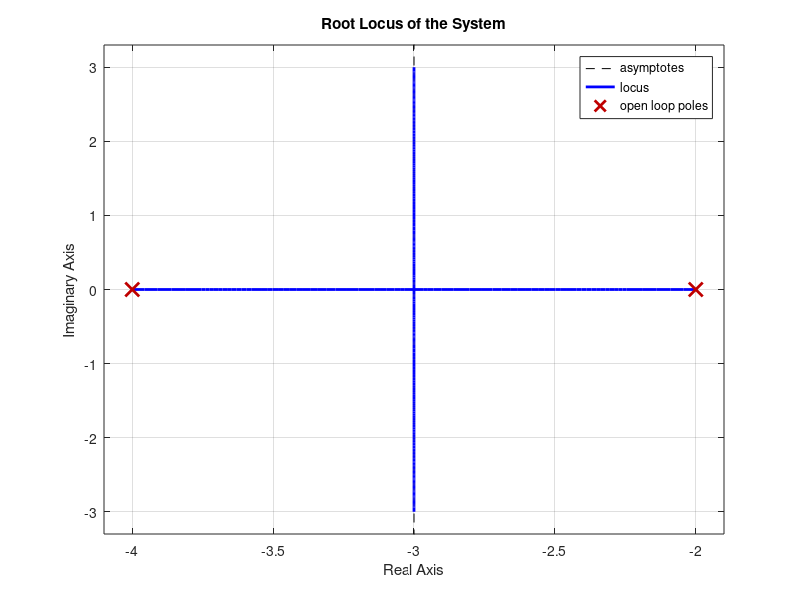

The MATLAB source for this figure: (Note: this script raises an error after producing the figure.)
% Define the transfer function
num = [1]; % Numerator: s
den = conv([1 2], [1 4]); % Denominator: (s+2)(s+4)
sys = tf(num, den);

% Generate root locus
figure;
rlocus(sys);
title('Root Locus of the System');

% Desired pole location for damping ratio ζ = 0.5
zeta = 0.5;
wn = 1; % Natural frequency (you can adjust this)
desired_pole = -zeta * wn + 1i * wn * sqrt(1 - zeta^2);

% Calculate gain K for the desired pole
K = evalfr(sys, desired_pole);
disp(['Gain K for desired pole: ', num2str(K)]);

%%%%%%%%%%%%%%%%%%%%%%%%%%%%%%%%%%%%%%%%%%%%%%%%%%%%%%%%%%%%%%%%%%%%%%%%%%%%%%%%%%%%%%%%%%%%%%%%%%%%%%%%%%%%%%%%%%%%%%%%%%%%%%%%%%%%%%%%%%%%%%%%%%%%%%%%%%%%%%%%%%%%%%%%%%%%%%%%%%%%%%%%%%%%%%%%%%%%%%%%%%%%%%%%%%%%%%%%%%%%%%%%

%% Deepseek

% Clear workspace and command window
clear;
clc;

% Step 1: Define the open-loop transfer function (OLTF)
num = 1; % Numerator of GH(s)
den = conv([1 0], conv([1 2], [1 4])); % Denominator of GH(s) = s(s+2)(s+4)
GH = tf(num, den); % Open-loop transfer function

% Display the open-loop transfer function
disp('Open-Loop Transfer Function GH(s):');
disp(GH);

% Step 2: Define the desired damping ratio
zeta = 0.5; % Desired damping ratio

% Step 3: Plot the root locus
figure;
rlocus(GH); % Plot root locus
title('Root Locus of GH(s)');
grid on;

% Step 4: Find the gain K for the desired damping ratio
disp('Click on the root locus to select the desired pole location.');
[K, poles] = rlocfind(GH); % Interactive gain selection
fprintf('Selected Gain K = %.2f\n', K);

% Step 5: Display the closed-loop poles
disp('Closed-Loop Poles:');
disp(poles);

% Step 6: Check if multiple values of K satisfy the condition
% The root locus plot will show if multiple points correspond to zeta = 0.5
% If the root locus intersects the zeta = 0.5 line at multiple points,
% multiple values of K will satisfy the condition.

% Step 7: Verify the damping ratio of the selected poles
theta = acos(zeta); % Angle corresponding to zeta = 0.5
desired_angle = theta * 180/pi; % Convert to degrees

% Calculate the angle of the selected poles
pole_angles = angle(poles) * 180/pi; % Convert to degrees
fprintf('Angle of Selected Poles: %.2f degrees\n', pole_angles(1));

% Check if the selected poles have the desired damping ratio
if abs(pole_angles(1) - desired_angle) < 1e-2
    disp('The selected poles have the desired damping ratio (zeta = 0.5).');
else
    disp('The selected poles do not have the desired damping ratio.');
end

